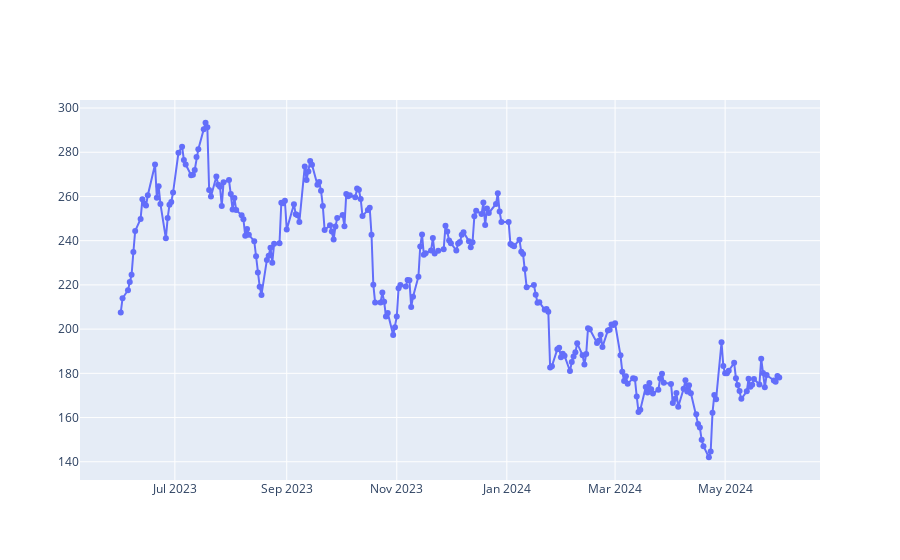

Notebook source saved alongside this figure:
### Code cell
fig = go.Figure(data = go.Scatter(x = hist.index, y = hist['Close'], mode = 'lines+markers'))
fig.show()

### Figure 1 — Plotly figure (JSON) as saved in the notebook; plotly's stock layout.template omitted (floating-point values rounded to 4 significant figures; data arrays with more than 128 entries replaced by an {"elided": "..."} marker saying what was removed)
{"data": [{"mode": "lines+markers", "type": "scatter", "x": {"elided": "252 str values"}, "y": {"elided": "252 float values"}}], "layout": {}}
